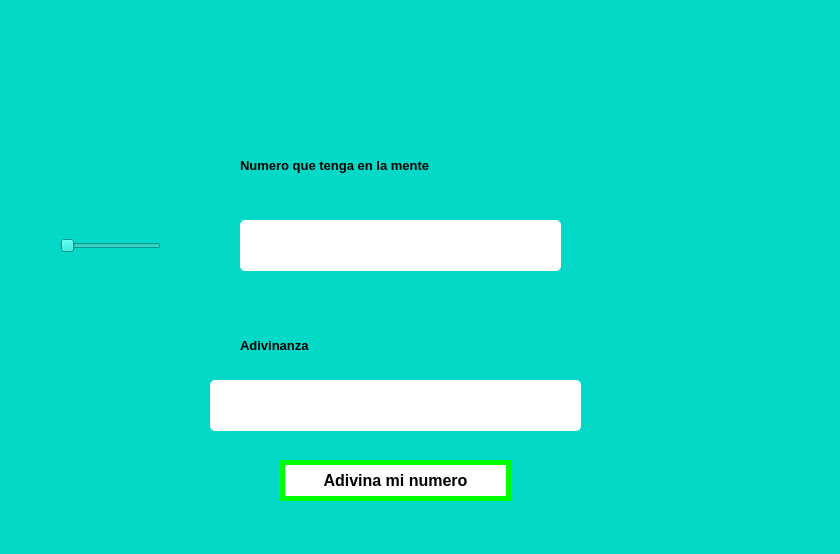
<?xml version="1.0" encoding="UTF-8"?>
<ui version="4.0">
 <class>MainWindow</class>
 <widget class="QMainWindow" name="MainWindow">
  <property name="geometry">
   <rect>
    <x>0</x>
    <y>0</y>
    <width>840</width>
    <height>554</height>
   </rect>
  </property>
  <property name="windowTitle">
   <string>MainWindow</string>
  </property>
  <property name="styleSheet">
   <string notr="true">background-color: rgb(4, 217, 200);</string>
  </property>
  <widget class="QWidget" name="centralwidget">
   <widget class="QLabel" name="imagen">
    <property name="geometry">
     <rect>
      <x>50</x>
      <y>30</y>
      <width>151</width>
      <height>131</height>
     </rect>
    </property>
    <property name="styleSheet">
     <string notr="true"/>
    </property>
    <property name="text">
     <string/>
    </property>
    <property name="pixmap">
     <pixmap resource="../Archivos/Recursos.qrc">:/ejercicios/FIT_logo_vertical.png</pixmap>
    </property>
    <property name="scaledContents">
     <bool>true</bool>
    </property>
   </widget>
   <widget class="QLabel" name="imagen_3">
    <property name="geometry">
     <rect>
      <x>650</x>
      <y>340</y>
      <width>141</width>
      <height>141</height>
     </rect>
    </property>
    <property name="styleSheet">
     <string notr="true"/>
    </property>
    <property name="text">
     <string/>
    </property>
    <property name="pixmap">
     <pixmap resource="../Archivos/Recursos.qrc">:/ejercicios/wero.jpg</pixmap>
    </property>
    <property name="scaledContents">
     <bool>true</bool>
    </property>
   </widget>
   <widget class="QLabel" name="label_2">
    <property name="geometry">
     <rect>
      <x>590</x>
      <y>0</y>
      <width>251</width>
      <height>131</height>
     </rect>
    </property>
    <property name="text">
     <string/>
    </property>
    <property name="pixmap">
     <pixmap resource="../Archivos/Recursos.qrc">:/ejercicios/log_uat_nuevo.png</pixmap>
    </property>
    <property name="scaledContents">
     <bool>true</bool>
    </property>
   </widget>
   <widget class="QLineEdit" name="CampoNumero">
    <property name="geometry">
     <rect>
      <x>240</x>
      <y>220</y>
      <width>321</width>
      <height>51</height>
     </rect>
    </property>
    <property name="font">
     <font>
      <pointsize>12</pointsize>
      <weight>75</weight>
      <bold>true</bold>
     </font>
    </property>
    <property name="styleSheet">
     <string notr="true">border-radius: 5px;
background-color: rgb(255, 255, 255);
</string>
    </property>
    <property name="text">
     <string/>
    </property>
    <property name="alignment">
     <set>Qt::AlignCenter</set>
    </property>
   </widget>
   <widget class="QSlider" name="BarraNumero">
    <property name="geometry">
     <rect>
      <x>60</x>
      <y>220</y>
      <width>101</width>
      <height>51</height>
     </rect>
    </property>
    <property name="orientation">
     <enum>Qt::Horizontal</enum>
    </property>
   </widget>
   <widget class="QPushButton" name="btn_adivinar">
    <property name="geometry">
     <rect>
      <x>280</x>
      <y>460</y>
      <width>231</width>
      <height>41</height>
     </rect>
    </property>
    <property name="font">
     <font>
      <pointsize>12</pointsize>
      <weight>75</weight>
      <bold>true</bold>
     </font>
    </property>
    <property name="styleSheet">
     <string notr="true">background-color: rgb(255,255,255);
color: rgb(0,0,0);
border-radius:25px;
border:5px solid lime</string>
    </property>
    <property name="text">
     <string>Adivina mi numero</string>
    </property>
   </widget>
   <widget class="QLabel" name="label_3">
    <property name="geometry">
     <rect>
      <x>240</x>
      <y>330</y>
      <width>221</width>
      <height>31</height>
     </rect>
    </property>
    <property name="font">
     <font>
      <pointsize>10</pointsize>
      <weight>75</weight>
      <bold>true</bold>
     </font>
    </property>
    <property name="text">
     <string>Adivinanza</string>
    </property>
   </widget>
   <widget class="QLabel" name="label">
    <property name="geometry">
     <rect>
      <x>240</x>
      <y>150</y>
      <width>271</width>
      <height>31</height>
     </rect>
    </property>
    <property name="font">
     <font>
      <pointsize>10</pointsize>
      <weight>75</weight>
      <bold>true</bold>
     </font>
    </property>
    <property name="text">
     <string>Numero que tenga en la mente</string>
    </property>
   </widget>
   <widget class="QLineEdit" name="resultado">
    <property name="geometry">
     <rect>
      <x>210</x>
      <y>380</y>
      <width>371</width>
      <height>51</height>
     </rect>
    </property>
    <property name="font">
     <font>
      <pointsize>12</pointsize>
      <weight>75</weight>
      <bold>true</bold>
     </font>
    </property>
    <property name="styleSheet">
     <string notr="true">border-radius: 5px;
background-color: rgb(255, 255, 255);
</string>
    </property>
    <property name="text">
     <string/>
    </property>
    <property name="alignment">
     <set>Qt::AlignCenter</set>
    </property>
   </widget>
  </widget>
  <widget class="QMenuBar" name="menubar">
   <property name="geometry">
    <rect>
     <x>0</x>
     <y>0</y>
     <width>840</width>
     <height>26</height>
    </rect>
   </property>
  </widget>
  <widget class="QStatusBar" name="statusbar"/>
 </widget>
 <resources>
  <include location="../Archivos/Recursos.qrc"/>
 </resources>
 <connections/>
</ui>
